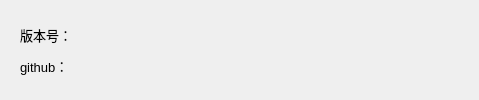
<?xml version="1.0" encoding="UTF-8"?>
<ui version="4.0">
 <class>Dialog</class>
 <widget class="QDialog" name="Dialog">
  <property name="geometry">
   <rect>
    <x>0</x>
    <y>0</y>
    <width>479</width>
    <height>100</height>
   </rect>
  </property>
  <property name="windowTitle">
   <string>Dialog</string>
  </property>
  <widget class="QLabel" name="label">
   <property name="geometry">
    <rect>
     <x>20</x>
     <y>20</y>
     <width>50</width>
     <height>30</height>
    </rect>
   </property>
   <property name="minimumSize">
    <size>
     <width>0</width>
     <height>30</height>
    </size>
   </property>
   <property name="font">
    <font>
     <pointsize>10</pointsize>
    </font>
   </property>
   <property name="text">
    <string>版本号：</string>
   </property>
  </widget>
  <widget class="QLabel" name="versionLable">
   <property name="geometry">
    <rect>
     <x>80</x>
     <y>20</y>
     <width>380</width>
     <height>30</height>
    </rect>
   </property>
   <property name="minimumSize">
    <size>
     <width>0</width>
     <height>30</height>
    </size>
   </property>
   <property name="font">
    <font>
     <pointsize>10</pointsize>
    </font>
   </property>
   <property name="text">
    <string/>
   </property>
  </widget>
  <widget class="QLabel" name="label_2">
   <property name="geometry">
    <rect>
     <x>20</x>
     <y>50</y>
     <width>50</width>
     <height>32</height>
    </rect>
   </property>
   <property name="minimumSize">
    <size>
     <width>0</width>
     <height>30</height>
    </size>
   </property>
   <property name="font">
    <font>
     <pointsize>10</pointsize>
    </font>
   </property>
   <property name="text">
    <string>github：</string>
   </property>
  </widget>
 </widget>
 <resources/>
 <connections/>
</ui>
